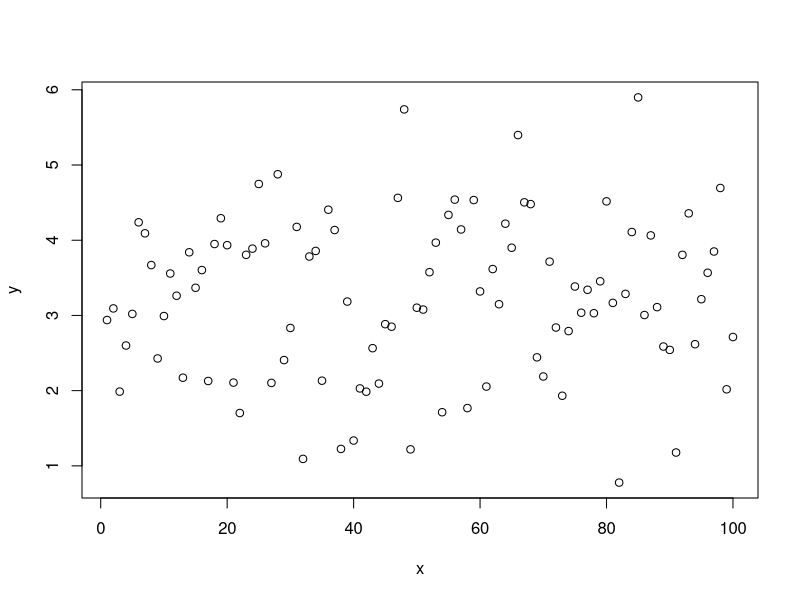
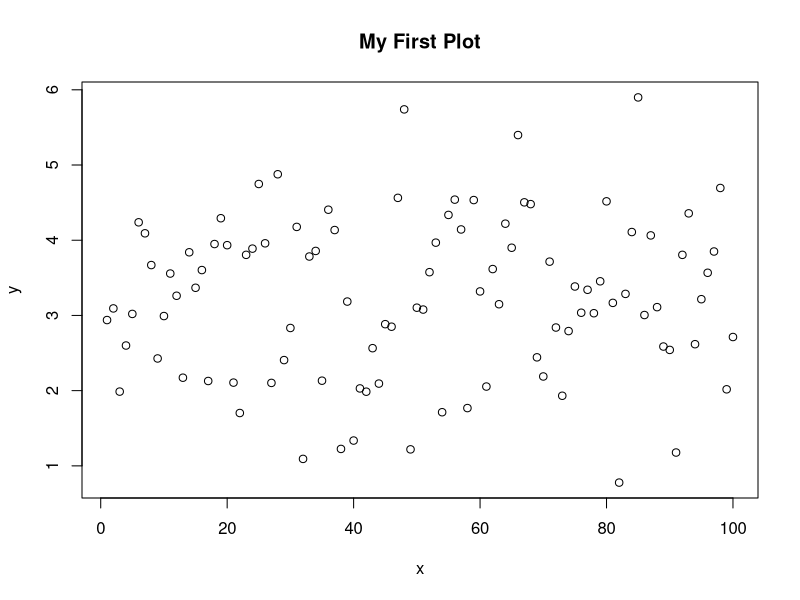
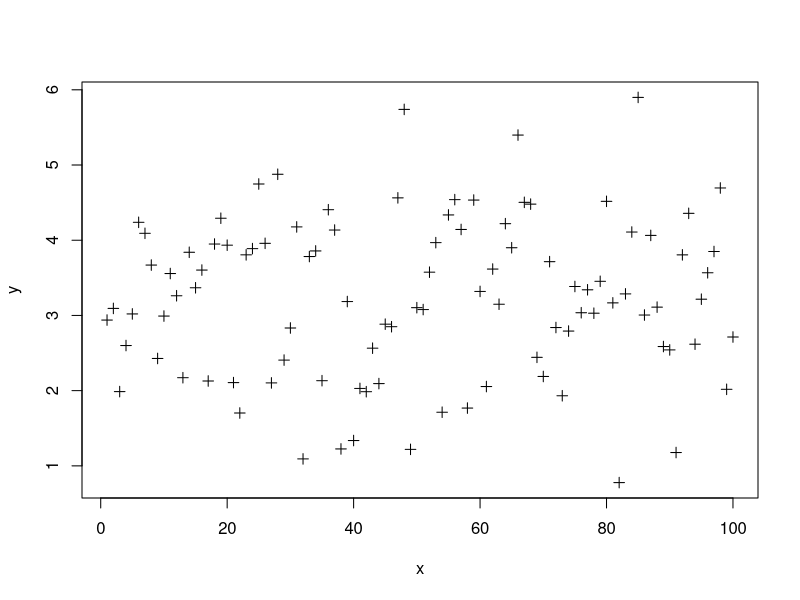
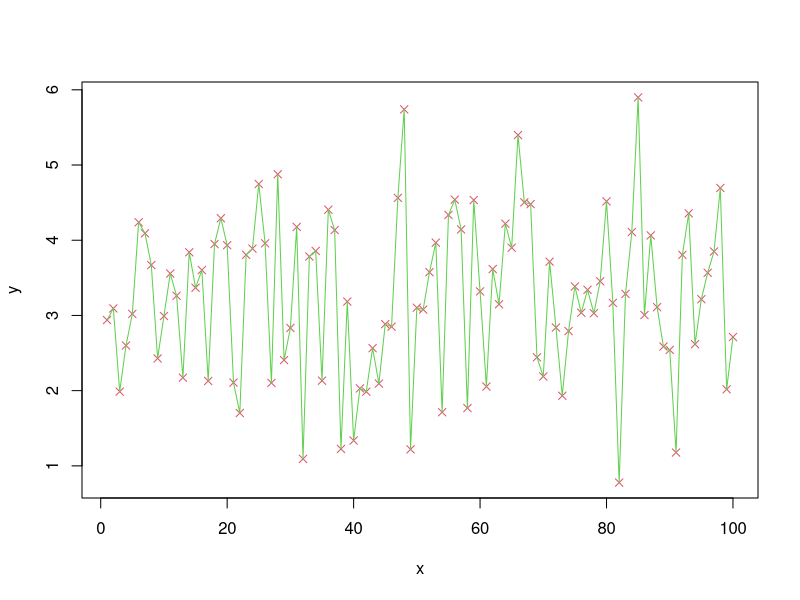
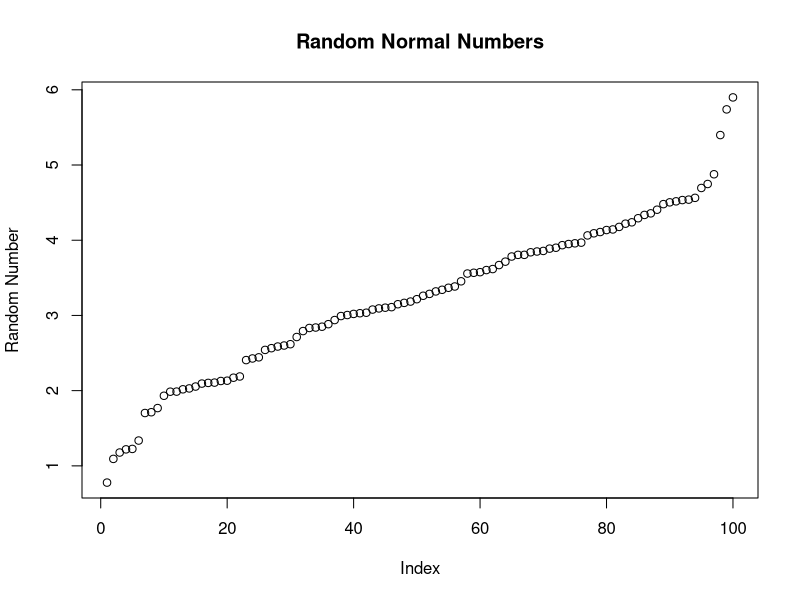
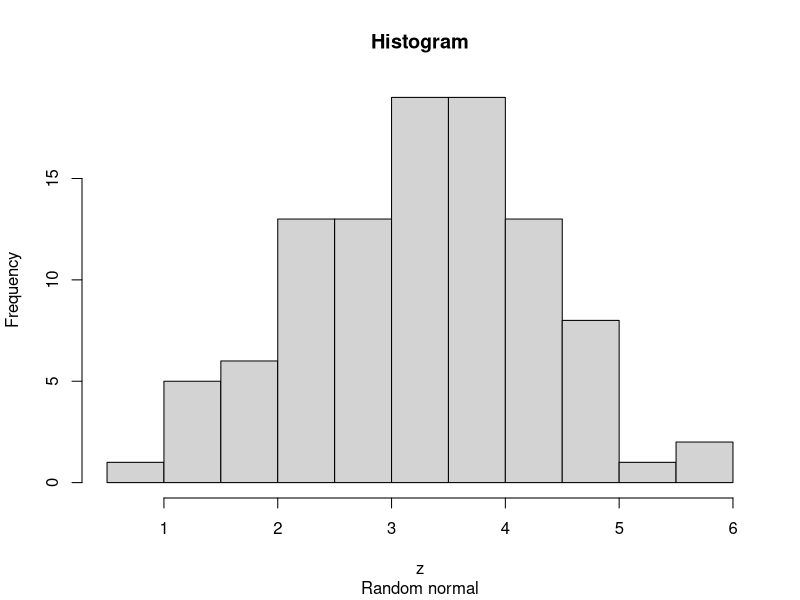
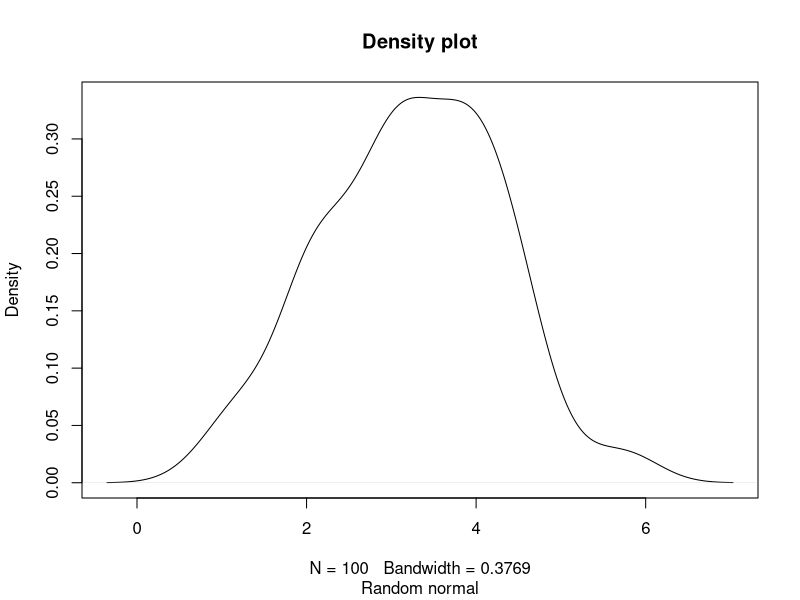
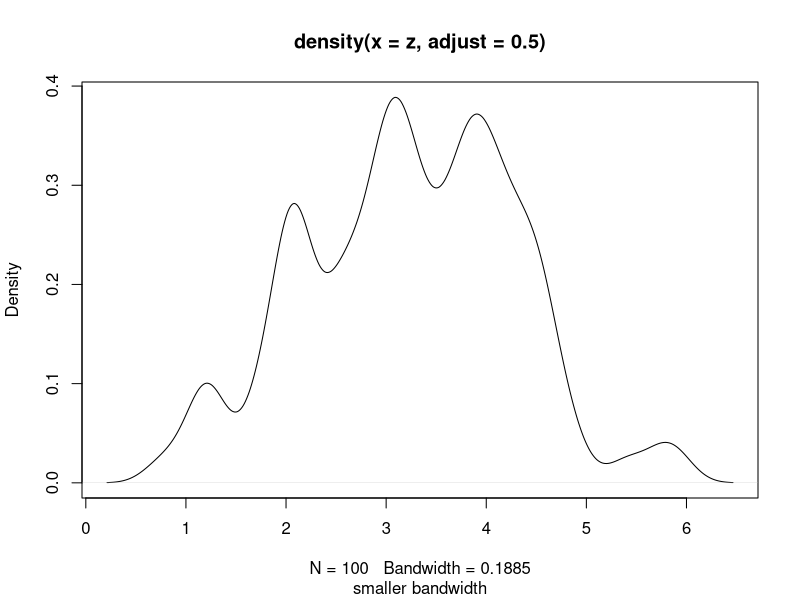

The R script that drew these images, in order:
## ---- chunk 1
x = 1:100
y = rnorm(100,3,1) # 100 random normal deviates with mean=3, sd=1
plot(x,y)
## ---- chunk 2
plot(x,y,main='My First Plot')
## ---- chunk 3
# change point type
plot(x,y,pch=3)
## ---- chunk 4
# change color
plot(x,y,pch=4,col=2)
# draw lines between points
lines(x,y,col=3)
## ---- chunk 5
z=sort(y)
# plot a sorted variable vs x
plot(x,z,main='Random Normal Numbers',
     xlab='Index',ylab='Random Number')
## ---- chunk 6
# A basic histogram
hist(z, main="Histogram",
     sub="Random normal")


# A "density" plot
plot(density(z), main="Density plot",
     sub="Random normal")


# A smaller "bandwidth" to capture more detail
plot(density(z, adjust=0.5),
     sub="smaller bandwidth")
## ---- chunk 7
png(file="myplot.png",width=480,height=480)
plot(density(z,adjust=2.0),sub="larger bandwidth")
dev.off()
## ---- chunk 8
par(mfrow=c(2,1))
plot(density(z,adjust=2.0),sub="larger bandwidth")
hist(z)
